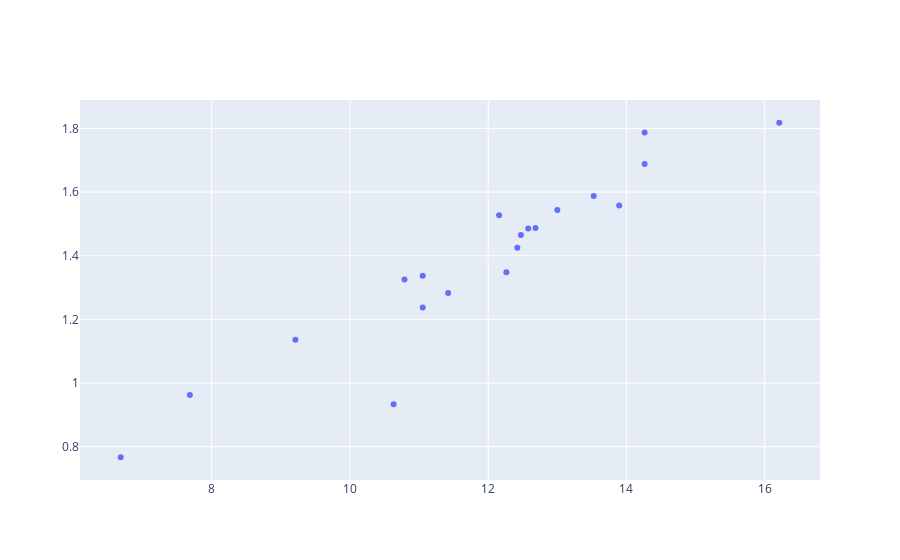

Write notebook code for a chart like this one.
### Code cell
configure_plotly_browser_state()

trace = go.Scatter(x = defesa_casa['avg_shots'],
                   y = defesa_casa['avg_xg'],
                   mode = 'markers',
                   text = 'Time:'+ defesa_casa['home_team_name'],
                   hoverinfo = ['text+x+y'],
                   )
data = [trace]

layout = go.Layout(title = '')
py.iplot(data)

### Figure 1 — Plotly figure (JSON) as saved in the notebook; plotly's stock layout.template omitted (floating-point values rounded to 4 significant figures)
{"data": [{"text": ["Time:AFC Bournemouth", "Time:Arsenal", "Time:Brighton & Hove Albion", "Time:Burnley", "Time:Cardiff City", "Time:Chelsea", "Time:Crystal Palace", "Time:Everton", "Time:Fulham", "Time:Huddersfield Town", "Time:Leicester City", "Time:Liverpool", "Time:Manchester City", "Time:Manchester United", "Time:Newcastle United", "Time:Southampton", "Time:Tottenham Hotspur", "Time:Watford", "Time:West Ham United", "Time:Wolverhampton Wanderers"], "mode": "markers", "hoverinfo": ["text+x+y"], "y": [1.688, 1.486, 1.283, 1.818, 1.558, 1.136, 1.544, 1.325, 1.787, 1.487, 1.337, 0.9621, 0.7668, 0.9337, 1.237, 1.588, 1.348, 1.527, 1.465, 1.425], "x": [14.26, 12.58, 11.42, 16.21, 13.89, 9.211, 13, 10.79, 14.26, 12.68, 11.05, 7.684, 6.684, 10.63, 11.05, 13.53, 12.26, 12.16, 12.47, 12.42], "type": "scatter"}], "layout": {}}
